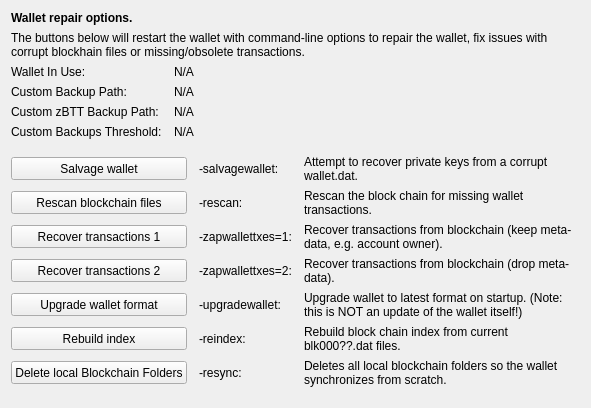
     <widget class="QWidget" name="tab_repair">
      <attribute name="title">
       <string>&amp;Wallet Repair</string>
      </attribute>
      <layout class="QGridLayout" name="gridLayout_4" columnstretch="0,0,0,0">
       <property name="horizontalSpacing">
        <number>12</number>
       </property>
       <item row="0" column="0" colspan="4">
        <widget class="QLabel" name="label_repair_header">
         <property name="font">
          <font>
           <weight>75</weight>
           <bold>true</bold>
          </font>
         </property>
         <property name="text">
          <string>Wallet repair options.</string>
         </property>
        </widget>
       </item>
       <item row="1" column="0" colspan="4">
        <widget class="QLabel" name="label_repair_helptext">
         <property name="font">
          <font>
           <weight>50</weight>
           <bold>false</bold>
          </font>
         </property>
         <property name="text">
          <string>The buttons below will restart the wallet with command-line options to repair the wallet, fix issues with corrupt blockhain files or missing/obsolete transactions.</string>
         </property>
         <property name="wordWrap">
          <bool>true</bool>
         </property>
        </widget>
       </item>
       <item row="2" column="0">
        <widget class="QLabel" name="wallet_path_label">
         <property name="text">
          <string>Wallet In Use:</string>
         </property>
        </widget>
       </item>
       <item row="2" column="1" colspan="3">
        <widget class="QLabel" name="wallet_path">
         <property name="cursor">
          <cursorShape>IBeamCursor</cursorShape>
         </property>
         <property name="text">
          <string>N/A</string>
         </property>
         <property name="textFormat">
          <enum>Qt::PlainText</enum>
         </property>
         <property name="textInteractionFlags">
          <set>Qt::LinksAccessibleByMouse|Qt::TextSelectableByKeyboard|Qt::TextSelectableByMouse</set>
         </property>
        </widget>
       </item>
       <item row="3" column="0">
        <widget class="QLabel" name="wallet_custombackuppath_label">
         <property name="text">
          <string>Custom Backup Path:</string>
         </property>
         <property name="visible">
          <bool>false</bool>
         </property>
        </widget>
       </item>
       <item row="3" column="1" colspan="3">
        <widget class="QLabel" name="wallet_custombackuppath">
         <property name="cursor">
          <cursorShape>IBeamCursor</cursorShape>
         </property>
         <property name="text">
          <string>N/A</string>
         </property>
         <property name="textFormat">
          <enum>Qt::PlainText</enum>
         </property>
         <property name="textInteractionFlags">
          <set>Qt::LinksAccessibleByMouse|Qt::TextSelectableByKeyboard|Qt::TextSelectableByMouse</set>
         </property>
         <property name="visible">
          <bool>false</bool>
         </property>
        </widget>
       </item>
       <item row="4" column="0">
        <widget class="QLabel" name="wallet_customzpivbackuppath_label">
         <property name="text">
          <string>Custom zBTT Backup Path:</string>
         </property>
         <property name="visible">
          <bool>false</bool>
         </property>
        </widget>
       </item>
       <item row="4" column="1" colspan="3">
        <widget class="QLabel" name="wallet_customzpivbackuppath">
         <property name="cursor">
          <cursorShape>IBeamCursor</cursorShape>
         </property>
         <property name="text">
          <string>N/A</string>
         </property>
         <property name="textFormat">
          <enum>Qt::PlainText</enum>
         </property>
         <property name="textInteractionFlags">
          <set>Qt::LinksAccessibleByMouse|Qt::TextSelectableByKeyboard|Qt::TextSelectableByMouse</set>
         </property>
         <property name="visible">
          <bool>false</bool>
         </property>
        </widget>
       </item>
       <item row="5" column="0">
        <widget class="QLabel" name="wallet_custombackupthreshold_label">
         <property name="text">
          <string>Custom Backups Threshold:</string>
         </property>
         <property name="visible">
          <bool>false</bool>
         </property>
        </widget>
       </item>
       <item row="5" column="1" colspan="3">
        <widget class="QLabel" name="wallet_custombackupthreshold">
         <property name="cursor">
          <cursorShape>IBeamCursor</cursorShape>
         </property>
         <property name="text">
          <string>N/A</string>
         </property>
         <property name="textFormat">
          <enum>Qt::PlainText</enum>
         </property>
         <property name="textInteractionFlags">
          <set>Qt::LinksAccessibleByMouse|Qt::TextSelectableByKeyboard|Qt::TextSelectableByMouse</set>
         </property>
         <property name="visible">
          <bool>false</bool>
         </property>
        </widget>
       </item>
       <item row="6" column="0">
        <spacer name="verticalSpacer_repair1">
         <property name="orientation">
          <enum>Qt::Vertical</enum>
         </property>
         <property name="sizeHint" stdset="0">
          <size>
           <width>10</width>
           <height>10</height>
          </size>
         </property>
        </spacer>
       </item>
       <item row="7" column="0" colspan="2">
        <widget class="QPushButton" name="btn_salvagewallet">
         <property name="minimumSize">
          <size>
           <width>100</width>
           <height>23</height>
          </size>
         </property>
         <property name="text">
          <string>Salvage wallet</string>
         </property>
        </widget>
       </item>
       <item row="7" column="2">
        <widget class="QLabel" name="label_repair_salvage_command">
         <property name="text">
          <string notr="true">-salvagewallet:</string>
         </property>
        </widget>
       </item>
       <item row="7" column="3">
        <widget class="QLabel" name="label_repair_salvage">
         <property name="text">
          <string>Attempt to recover private keys from a corrupt wallet.dat.</string>
         </property>
         <property name="wordWrap">
          <bool>true</bool>
         </property>
        </widget>
       </item>
       <item row="8" column="0" colspan="2">
        <widget class="QPushButton" name="btn_rescan">
         <property name="minimumSize">
          <size>
           <width>100</width>
           <height>23</height>
          </size>
         </property>
         <property name="text">
          <string>Rescan blockchain files</string>
         </property>
        </widget>
       </item>
       <item row="8" column="2">
        <widget class="QLabel" name="label_repair_rescan_command">
         <property name="text">
          <string notr="true">-rescan:</string>
         </property>
        </widget>
       </item>
       <item row="8" column="3">
        <widget class="QLabel" name="label_repair_rescan">
         <property name="text">
          <string>Rescan the block chain for missing wallet transactions.</string>
         </property>
         <property name="wordWrap">
          <bool>true</bool>
         </property>
        </widget>
       </item>
       <item row="9" column="0" colspan="2">
        <widget class="QPushButton" name="btn_zapwallettxes1">
         <property name="minimumSize">
          <size>
           <width>100</width>
           <height>23</height>
          </size>
         </property>
         <property name="text">
          <string>Recover transactions 1</string>
         </property>
        </widget>
       </item>
       <item row="9" column="2">
        <widget class="QLabel" name="label_repair_zap1_command">
         <property name="text">
          <string notr="true">-zapwallettxes=1:</string>
         </property>
        </widget>
       </item>
       <item row="9" column="3">
        <widget class="QLabel" name="label_repair_zap1">
         <property name="text">
          <string>Recover transactions from blockchain (keep meta-data, e.g. account owner).</string>
         </property>
         <property name="wordWrap">
          <bool>true</bool>
         </property>
        </widget>
       </item>
       <item row="10" column="0" colspan="2">
        <widget class="QPushButton" name="btn_zapwallettxes2">
         <property name="minimumSize">
          <size>
           <width>100</width>
           <height>23</height>
          </size>
         </property>
         <property name="text">
          <string>Recover transactions 2</string>
         </property>
        </widget>
       </item>
       <item row="10" column="2">
        <widget class="QLabel" name="label_repair_zap2_command">
         <property name="text">
          <string notr="true">-zapwallettxes=2:</string>
         </property>
        </widget>
       </item>
       <item row="10" column="3">
        <widget class="QLabel" name="label_repair_zap2">
         <property name="text">
          <string>Recover transactions from blockchain (drop meta-data).</string>
         </property>
         <property name="wordWrap">
          <bool>true</bool>
         </property>
        </widget>
       </item>
       <item row="11" column="0" colspan="2">
        <widget class="QPushButton" name="btn_upgradewallet">
         <property name="minimumSize">
          <size>
           <width>100</width>
           <height>23</height>
          </size>
         </property>
         <property name="text">
          <string>Upgrade wallet format</string>
         </property>
        </widget>
       </item>
       <item row="11" column="2">
        <widget class="QLabel" name="label_repair_upgrade_command">
         <property name="text">
          <string notr="true">-upgradewallet:</string>
         </property>
        </widget>
       </item>
       <item row="11" column="3">
        <widget class="QLabel" name="label_repair_upgrade">
         <property name="text">
          <string>Upgrade wallet to latest format on startup. (Note: this is NOT an update of the wallet itself!)</string>
         </property>
         <property name="wordWrap">
          <bool>true</bool>
         </property>
        </widget>
       </item>
       <item row="12" column="0" colspan="2">
        <widget class="QPushButton" name="btn_reindex">
         <property name="minimumSize">
          <size>
           <width>100</width>
           <height>23</height>
          </size>
         </property>
         <property name="text">
          <string>Rebuild index</string>
         </property>
        </widget>
       </item>
       <item row="12" column="2">
        <widget class="QLabel" name="label_repair_reindex_command">
         <property name="text">
          <string notr="true">-reindex:</string>
         </property>
        </widget>
       </item>
       <item row="12" column="3">
        <widget class="QLabel" name="label_repair_reindex">
         <property name="text">
          <string>Rebuild block chain index from current blk000??.dat files.</string>
         </property>
         <property name="wordWrap">
          <bool>true</bool>
         </property>
        </widget>
       </item>
       <item row="13" column="0" colspan="2">
        <widget class="QPushButton" name="btn_resync">
         <property name="minimumSize">
          <size>
           <width>100</width>
           <height>23</height>
          </size>
         </property>
         <property name="text">
          <string>Delete local Blockchain Folders</string>
         </property>
        </widget>
       </item>
       <item row="13" column="2">
        <widget class="QLabel" name="label_repair_resync_command">
         <property name="text">
          <string>-resync:</string>
         </property>
        </widget>
       </item>
       <item row="13" column="3">
        <widget class="QLabel" name="label_repair_resync">
         <property name="text">
          <string>Deletes all local blockchain folders so the wallet synchronizes from scratch.</string>
         </property>
         <property name="wordWrap">
          <bool>true</bool>
         </property>
        </widget>
       </item>
       <item row="14" column="0">
        <spacer name="verticalSpacer_repair2">
         <property name="orientation">
          <enum>Qt::Vertical</enum>
         </property>
         <property name="sizeHint" stdset="0">
          <size>
           <width>20</width>
           <height>10</height>
          </size>
         </property>
        </spacer>
       </item>
      </layout>
     </widget>
